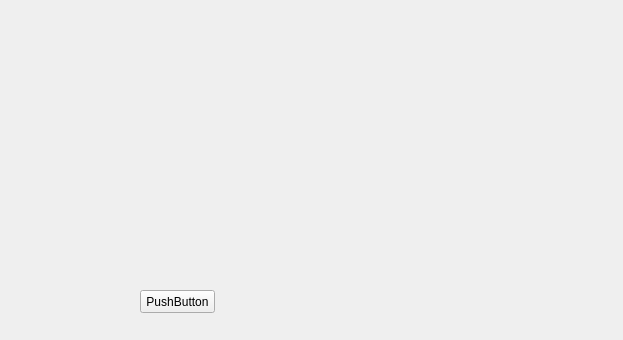
<?xml version="1.0" encoding="UTF-8"?>
<ui version="4.0">
 <class>Widget</class>
 <widget class="QWidget" name="Widget">
  <property name="geometry">
   <rect>
    <x>0</x>
    <y>0</y>
    <width>623</width>
    <height>340</height>
   </rect>
  </property>
  <property name="windowTitle">
   <string>Widget</string>
  </property>
  <widget class="QPushButton" name="pushButton">
   <property name="geometry">
    <rect>
     <x>140</x>
     <y>290</y>
     <width>75</width>
     <height>23</height>
    </rect>
   </property>
   <property name="text">
    <string>PushButton</string>
   </property>
  </widget>
 </widget>
 <layoutdefault spacing="6" margin="11"/>
 <resources/>
 <connections/>
</ui>
